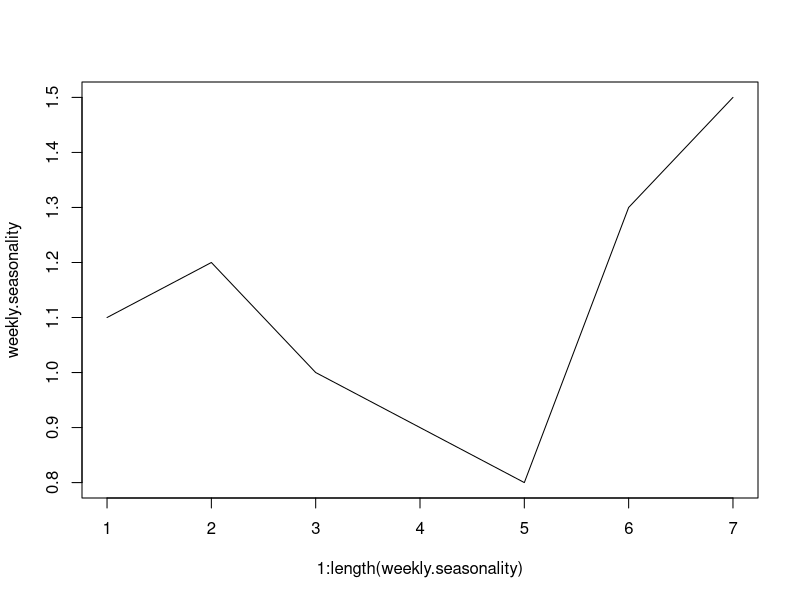
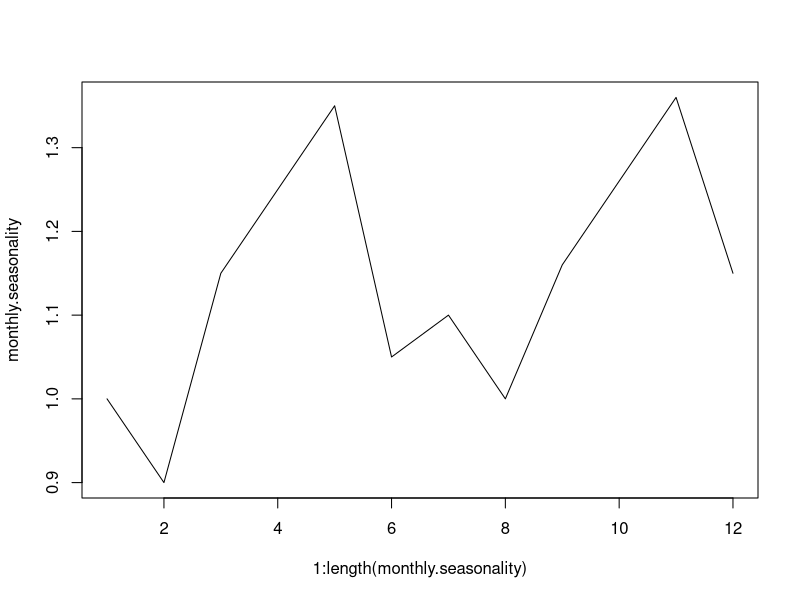
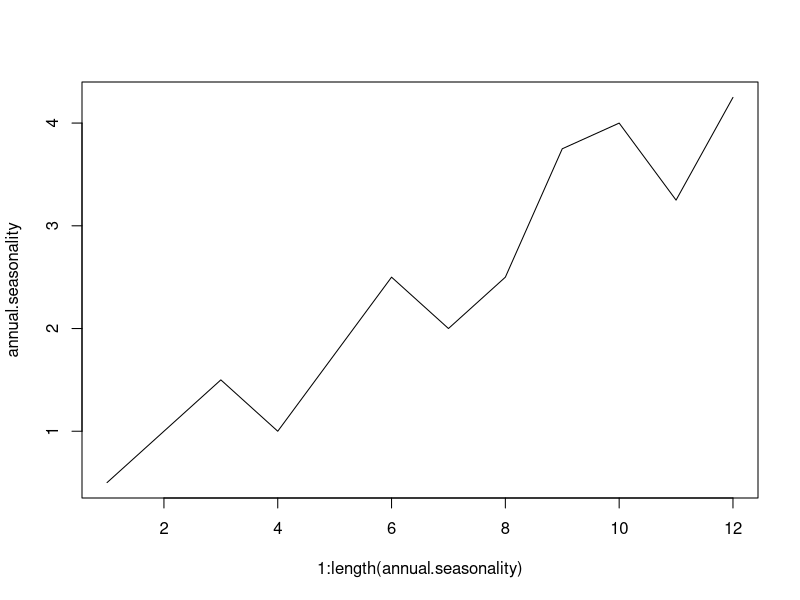

These charts were generated, in order, by the following R code: (Note: this script raises an error after producing the figures.)
# --------------------------
# [*] CONFIGURAÇÕES INICIAIS
# --------------------------

library(dplyr)
library(lubridate)

# Defidnidndo semente
set.seed(123456789)

# Tamanho Amostral
n <- 5000

# ------------------------
# [1] VARIÁVEIS PREDITORAS
# ------------------------

# ------------------------
# [1.1] PERFIL DEMOGRÁFICO
# ------------------------

# Perfil Demográfico - https://www.fapespa.pa.gov.br/sistemas/anuario2020/tabelas/demografia/tab-1.3-populacao-por-sexo-2016-a-2020.htm
city.profiles <- list(
  "BELÉM" = list(
    sex_ratio  = c(MASCULINO = 701185 / (701185 + 798456), FEMININO = 798456 / (701185 + 798456)), 
    age_groups = c("15-25" = 0.15, "26-35" = 0.30, "36-50" = 0.28, "50-65" = 0.20, "66+" = 0.07)
  ),
  "ANANINDEUA" = list(
    sex_ratio  = c(MASCULINO = 253904 / (253904 + 281643), FEMININO = 281643 / (253904 + 281643)), 
    age_groups = c("15-25" = 0.16, "26-35" = 0.32, "36-50" = 0.27, "50-65" = 0.19, "66+" = 0.06)
  ),
  "MARITUBA" = list(
    sex_ratio  = c(MASCULINO = 66712 / (66712 + 66973), FEMININO = 66973 / (66712 + 66973)), 
    age_groups = c("15-25" = 0.17, "26-35" = 0.33, "36-50" = 0.26, "50-65" = 0.18, "66+" = 0.06)
  ),
  "BENEVIDES" = list(
    sex_ratio  = c(MASCULINO = 31604 / (31604 + 32164), FEMININO = 32164 / (31604 + 32164)), 
    age_groups = c("15-25" = 0.20, "26-35" = 0.30, "36-50" = 0.25, "50-65" = 0.18, "66+" = 0.07)
  ),
  "SANTA BÁRBARA DO PARÁ" = list(
    sex_ratio  = c(MASCULINO = 10874 / (10874 + 10575), FEMININO = 10575 / (10874 + 10575)), 
    age_groups = c("15-25" = 0.22, "26-35" = 0.28, "36-50" = 0.24, "50-65" = 0.17, "66+" = 0.09)
  )
)

# Gerar Pesos por Cidade - https://fapespa.pa.gov.br/sistemas/anuario2023/tabelas/demografia/tab-1.1-populacao-total-do-para-e-municipios-estimativas-populacionais-e-censo-deografico-2018-a-2022.htm
weights.city <- c(
  "BELÉM" = 1499641,
  "ANANINDEUA" = 535547,
  "MARITUBA" = 133685,
  "BENEVIDES" = 63768	,
  "SANTA BÁRBARA DO PARÁ" = 21449
) %>% prop.table()

# Definindo semente
set.seed(123456789)

# Vetor de Cidades (Amostradas)
citys <- sample(x = names(weights.city), size = n, replace = T, prob = weights.city)

# Armazendado os dados
df <- data.frame(
  CITY = citys
)

# # Coordenadas Geográficas
# coord.citys <- data.frame(
#   CITY = c("BELÉM", "ANANINDEUA", "MARITUBA", "BENEVIDES", "SANTA BÁRBARA DO PARÁ"),
#   LAT = c(-1.4558, -1.3649, -1.3602, -1.3511, -1.2908),
#   LON = c(-48.4902, -48.3743, -48.3429, -48.2438, -48.2432)
# )
# 
# # Armazanando Dados Geográficos
# df <- df %>% 
#   left_join(coord.citys, by = "CITY")

# Simulando o "SEX" de acordo com o perfil demográfrico
df <- df %>%
  group_by(CITY) %>%
  mutate(
    SEX = sample(
      x = names(city.profiles[[unique(CITY)]]$sex_ratio),
      size = n(),
      replace = T,
      prob = city.profiles[[unique(CITY)]]$sex_ratio
    )
  )

# Criando vetor para armazenar idades
df$IDADE <- NA

for (city in unique(df$CITY)) {
  idx <- df$CITY == city
  
  # Obtem perfil etário
  range.probs <- city.profiles[[city]]$age_groups
  range.names <- names(range.probs)
  
  # Sorteia faixas para os clientes da cidade
  range.drawn <- sample(
    x = range.names,
    size = sum(idx),
    replace = TRUE,
    prob = range.probs
  )
  
  # Converte faixas em idade real
  ages.drawn <- sapply(range.drawn, function(range_) {
    limits <- as.numeric(unlist(strsplit(range_, "-|\\+")))
    if (length(limits) == 2) {
      sample(x = limits[1]:limits[2], size = 1)
    } else {
      sample(x = limits[1]:75, size = 1)  # Idade Máxima: 75
    }
  })
  
  # Atribui ao data frame
  df[idx, "IDADE"] <- ages.drawn
}

# -----------------------
# [1.2] PADRÕES DE VENDAS
# -----------------------

# CANAL DE VENDA por SEXO e CIDADE
df$CANAL_VENDA <- mapply(function(sex, city) {
  if (city %in% c("BENEVIDES", "SANTA BÁRBARA DO PARÁ")) {
    probs <- c("ONLINE" = 0.15, "LOJA FÍSICA" = 0.25, "REVENDEDOR" = 0.60)
  } else if (sex == "MASCULINO") {
    probs <- c("ONLINE" = 0.60, "LOJA FÍSICA" = 0.25, "REVENDEDOR" = 0.15)
  } else {
    probs <- c("ONLINE" = 0.30, "LOJA FÍSICA" = 0.50, "REVENDEDOR" = 0.20)
  }
  sample(names(probs), size = 1, prob = probs)
}, df$SEX, df$CITY)

# CATEGORIA por SEXO e CIDADE
df$CATEGORIA <- mapply(function(sex, city) {
  base_probs <- rep(0.2, 5)
  names(base_probs) <- c("ELETRÔNICOS", "ROUPAS", "ALIMENTOS", "LIVROS", "BRINQUEDOS")
  
  # Ajustes por sexo
  if (sex == "MASCULINO") {
    base_probs["ELETRÔNICOS"] <- base_probs["ELETRÔNICOS"] + 0.1
    base_probs["ALIMENTOS"] <- base_probs["ALIMENTOS"] + 0.1
    base_probs["ROUPAS"] <- base_probs["ROUPAS"] - 0.05
    base_probs["LIVROS"] <- base_probs["LIVROS"] - 0.05
  } else {
    base_probs["ROUPAS"] <- base_probs["ROUPAS"] + 0.1
    base_probs["BRINQUEDOS"] <- base_probs["BRINQUEDOS"] + 0.1
    base_probs["ELETRÔNICOS"] <- base_probs["ELETRÔNICOS"] - 0.05
    base_probs["ALIMENTOS"] <- base_probs["ALIMENTOS"] - 0.05
  }
  
  # Ajustes por cidade
  if (city == "BELÉM") {
    base_probs["ELETRÔNICOS"] <- base_probs["ELETRÔNICOS"] + 0.05
    base_probs["LIVROS"] <- base_probs["LIVROS"] + 0.05
  } else if (city %in% c("ANANINDEUA", "MARITUBA")) {
    base_probs["ALIMENTOS"] <- base_probs["ALIMENTOS"] + 0.1
    base_probs["BRINQUEDOS"] <- base_probs["BRINQUEDOS"] + 0.1
  } else if (city %in% c("BENEVIDES", "SANTA BÁRBARA DO PARÁ")) {
    base_probs["ROUPAS"] <- base_probs["ROUPAS"] + 0.1
  }
  
  # Normaliza
  base_probs <- base_probs / sum(base_probs)
  sample(names(base_probs), size = 1, prob = base_probs)
}, df$SEX, df$CITY)

# Dicionário de Produtos por Categoria
categories.and.products <- list(
  "ELETRÔNICOS" = c("SMARTPHONE PREMIUM", "FONE DE OUVIDO BLUETOOTH"),
  "ROUPAS" = c("CALÇA JEANS MASCULINA", "VESTIDO FLORAL FEMININO"), 
  "ALIMENTOS" = c("CESTA DE FRUTAS ORGÂNICAS", "CAFÉ GOURMET (250G)"), 
  "LIVROS" = c("BEST-SELLER DE FICÇÃO", "LIVRO TÉCNICO/ACADÊMICO"), 
  "BRINQUEDOS" = c("KIT DE CONSTRUÇÃO ROBÓTICA", "BONECA COLECIONÁVEL")
)

# PRODUTO por Categoria
df$PRODUTO <- mapply(function(cat) {
  sample(categories.and.products[[cat]], size = 1)
}, df$CATEGORIA)

# -------------------------------
# [1.3] CARACTERÍSTICAS ESTIMADAS
# -------------------------------

# Preço médio por produto
preco_base <- c(
  "SMARTPHONE PREMIUM" = 2500,
  "FONE DE OUVIDO BLUETOOTH" = 350,
  "CALÇA JEANS MASCULINA" = 190,
  "VESTIDO FLORAL FEMININO" = 220,
  "CESTA DE FRUTAS ORGÂNICAS" = 90,
  "CAFÉ GOURMET (250G)" = 45,
  "BEST-SELLER DE FICÇÃO" = 85,
  "LIVRO TÉCNICO/ACADÊMICO" = 150,
  "KIT DE CONSTRUÇÃO ROBÓTICA" = 280,
  "BONECA COLECIONÁVEL" = 165
)

# Log-normal com base no preço base
df$PRECO <- mapply(function(produto) {
  if (produto == "SMARTPHONE PREMIUM") {
    media <- log(preco_base[produto])
    round(rlnorm(1, meanlog = media, sdlog = 0.1), 2)
  } else {
    media <- log(preco_base[produto])
    round(rlnorm(1, meanlog = media, sdlog = 0.5), 2)
  }
  
}, df$PRODUTO)

# Quantidade com base inversa do preço
df$QUANTIDADE <- mapply(function(preco) {
  if (preco < 50) {
    sample(1:5, 1, prob = c(0.3, 0.25, 0.2, 0.15, 0.1))
  } else if (preco < 200) {
    sample(1:3, 1, prob = c(0.5, 0.3, 0.2))
  } else {
    sample(1:2, 1, prob = c(0.8, 0.2))
  }
}, df$PRECO)

# Desconto proporcional ao canal
df$DESCONTO_APLICADO <- mapply(function(canal) {
  if (canal == "ONLINE") runif(1, 0.1, 0.2)
  else if (canal == "LOJA FÍSICA") runif(1, 0.05, 0.15)
  else runif(1, 0.15, 0.35)
}, df$CANAL_VENDA)

# RENDA_ESTIMADA (em R$ mil)
df$RENDA_ESTIMADA <- mapply(function(cidade, idade, canal) {
  base <- case_when(
    cidade == "BELÉM" ~ 3.0,
    cidade == "ANANINDEUA" ~ 2.2,
    cidade == "MARITUBA" ~ 2.0,
    cidade == "BENEVIDES" ~ 1.9,
    cidade == "SANTA BÁRBARA DO PARÁ" ~ 1.7
  )
  idade_adj <- ifelse(idade < 26, -0.2, ifelse(idade <= 50, 0.1, -0.1))
  canal_adj <- ifelse(canal == "REVENDEDOR", 0.2, ifelse(canal == "ONLINE", 0.1, 0))
  renda <- base + idade_adj + canal_adj
  round(rnorm(1, mean = renda, sd = 0.3), 2)
}, df$CITY, df$IDADE, df$CANAL_VENDA)

# ESCOLARIDADE SCORE (de 0 a 1)
df$ESCOLARIDADE_SCORE <- mapply(function(idade, sexo, cidade) {
  base <- case_when(
    cidade == "BELÉM" ~ 0.7,
    cidade == "ANANINDEUA" ~ 0.575,
    cidade == "MARITUBA" ~ 0.5,
    cidade == "BENEVIDES" ~ 0.45,
    cidade == "SANTA BÁRBARA DO PARÁ" ~ 0.15
  )
  idade_adj <- ifelse(idade < 20, 0.5, ifelse(idade < 35, 0.65, ifelse(idade < 65, 0.7, ifelse(idade < 80, 0.9))))
  sexo_adj <- ifelse(sexo == "FEMININO", 0.75, 0.45)
  esc <- mean(c(base, idade_adj, sexo_adj))
  min(max(round(rnorm(1, mean = esc, sd = 0.05), 2), 0), 1.0)
}, df$IDADE, df$SEX, df$CITY)

df[, "ESCOLARIDADE_ROTULADA"] <- cut(df[["ESCOLARIDADE_SCORE"]],
                                     breaks = c(0, 0.125, 0.25, 0.375, 0.5, 0.675, 0.75, 0.875, 1),
                                     labels = c("SEM ESCOLARIDADE", "ENS FUND INCOMP", "ENS FUND COMP",
                                                "ENS MÉDIO INCOMP", "ENS MÉDIO COMP", "ENS SUPER INCOMP", "ENS SUPER COMP",
                                                "PÓS-GRADUAÇÃO"),
                                     right = TRUE)

# # ------------------------------------
# # [1.4] TENDÊNCIA LINEAR (NORMALIZADA)
# # ------------------------------------
# 
# # Criação da tendência linear multiplicativa (padrão entre 0.8 a 1.2)
# df$TENDENCIA <- with(df, {
#   # Coeficientes fictícios
#   b0 <- 0.9
#   b1 <- 0.1 * scale(RENDA_ESTIMADA)
#   b2 <- 0.05 * scale(ESCOLARIDADE_SCORE)
#   b3 <- ifelse(SEX == "FEMALE", 0.045, -0.025)
#   b4 <- ifelse(CANAL_VENDA == "REVENDEDOR", 0.05, 0)
#   tendencia_raw <- b0 + b1 + b2 + b3 + b4
#   round(pmax(0.75, pmin(1.25, tendencia_raw)), 3)  # limites seguros
# })

# ---------------------------
# [2] GERANDO DADOS TEMPORAIS
# ---------------------------

# ----------------------
# [2.1] PADRÕES SAZONAIS
# ----------------------

# Gerar datas
dt <- seq(as.Date("2015-01-01"), as.Date("2025-12-31"), by = "day")

# Tamanho de dt
n.dt <- length(dt)

# Datas Extras
extra.dates <- sample(x = dt, size = n - n.dt, replace = T)
dates <- sample(c(dt, extra.dates)) # Concatena e Embaralha os valores do Vetor

# Sazonalidade semanal
weekly.seasonality <- c(1.1, 1.2, 1.0, 0.9, 0.8, 1.3, 1.5) # Sunday, Monday, Tuesday, Wednesday, Thursday, Friday and Saturday
plot(x = 1:length(weekly.seasonality), y = weekly.seasonality, type = "l")

# Sazonalidade mensal
monthly.seasonality <- c(1.0, 0.9, 1.15, 1.25, 1.35, 1.05, 1.1, 1, 1.16, 1.26, 1.36, 1.15)
plot(x = 1:length(monthly.seasonality), y = monthly.seasonality, type = "l")

# Sazonalidade Anual
annual.seasonality <- c(0.5, 1, 1.5, 1, 1.75, 2.5, 2, 2.5, 3.75, 4, 3.25, 4.25)
plot(x = 1:length(annual.seasonality), y = annual.seasonality, type = "l")

# Obter índices dos dias da semana
weekday.idx <- as.numeric(format(dates, "%w")) + 1
month.idx <- as.numeric(format(dates, "%m"))
year.idx <- as.numeric(format(dates, "%y")) - 14

# Aplicar fator sazonal: vetorizado
Zt.seasonal <- weekly.seasonality[weekday.idx] * monthly.seasonality[month.idx] * annual.seasonality[year.idx]
#Zt.seasonal <- Zt.seasonal / sum(Zt.seasonal)

# Efeito Sazonal
df$SEASONAL_EFFECT <- Zt.seasonal

# Armazenando no Data Frame
df$DATA_VENDA <- dates

# Armazenar ANOS, MESES E
df$ANOS <- as.numeric(format(dates, "%y")) + 2000
df$MESES <- as.numeric(format(dates, "%m"))
df$DIA_SEMANA <- as.numeric(format(dates, "%w")) + 1

# ---------------------
# [3] VARIÁVEL RESPOSTA
# ---------------------

# Valor total ajustado
df$VALOR_TOTAL <- round(
  df$QUANTIDADE * df$PRECO * (1 - df$DESCONTO_APLICADO) * Zt.seasonal, 2
)

# Visualizar
print(df)

# Salvar Conjunto de Dados
write.csv(x = df, file = "~/PROJETOS/R/DASHBOARD/SHINY DASH/V1/CONJUNTO DE DADOS/DATA_GEN_V1.csv", row.names = F) # em CSV
save(df, file = "~/PROJETOS/R/DASHBOARD/SHINY DASH/V1/CONJUNTO DE DADOS/DATA_GEN_V1.RData")                       # em RData